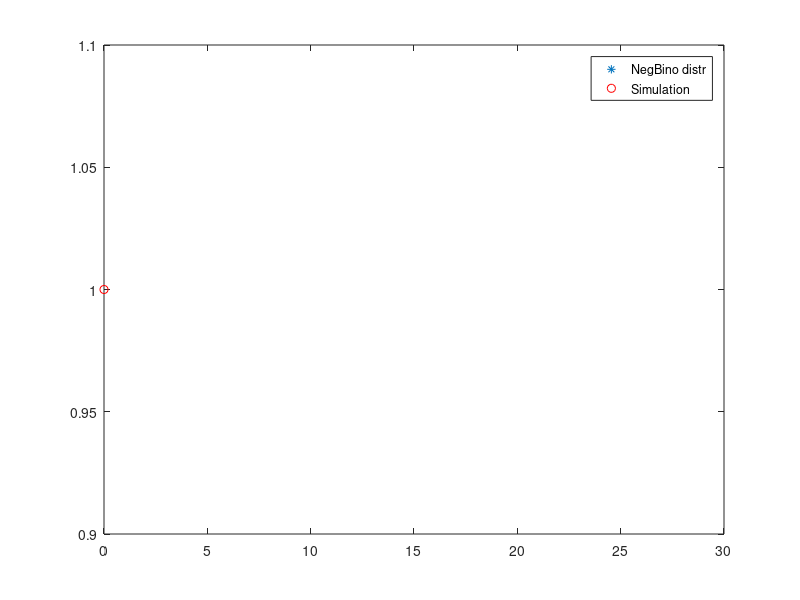

Recreate this plot in MATLAB.
% simulate NegBino(p) distr
clear all

n = input('rank of the success = ');
p = input('prob of success = ');
N = input('num of simulations = ');

for i=1:N
    for j=1:n
        Y(j) = 0;
        while rand >= p % count num failures
            Y(j) = Y(j)+1;
        end
    end
    X(i) = sum(Y);
end

% compare to true NegBino(p) graphically
UX = unique(X);
nX = hist(X, length(UX));
rel_freq = nX/N;

k = 0:30;
pk = nbinpdf(k,n,p);

clf
plot(k, pk, '*', UX, rel_freq, 'ro')
legend('NegBino distr', 'Simulation')

